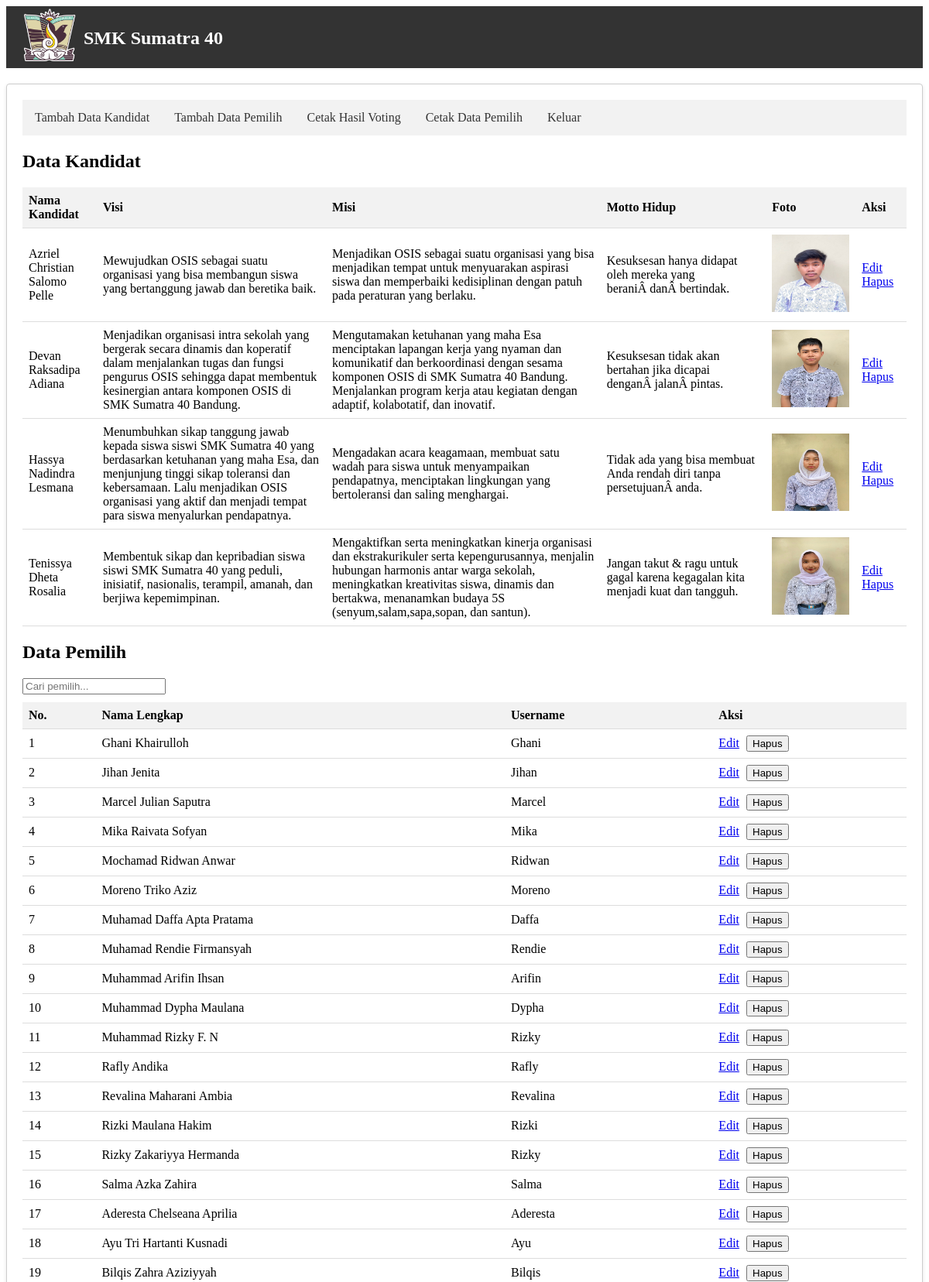
/public_html/osis/admin.php (upper part), run on the app's committed database.
### tables this page shows
CREATE TABLE `candidates` (
  `id` int(11) NOT NULL,
  `name` varchar(100) NOT NULL,
  `vision` text NOT NULL,
  `mission` text NOT NULL,
  `motto` varchar(100) NOT NULL,
  `photo` varchar(400) NOT NULL
);

CREATE TABLE `users` (
  `id` int(11) NOT NULL,
  `full_name` varchar(255) NOT NULL,
  `username` varchar(50) NOT NULL,
  `password` varchar(255) NOT NULL,
  `role` enum('admin','user') NOT NULL
);

### public_html/osis/admin.php (the view, shortened to what this page needs)
<!DOCTYPE html>
<html>
<head>
</head>
<body>
<?php
include 'config.php';
$queryCandidates = mysqli_query($conn, "SELECT * FROM candidates");
$candidates = mysqli_fetch_all($queryCandidates, MYSQLI_ASSOC);
$queryVoters = mysqli_query($conn, "SELECT * FROM users WHERE role = 'user'");
$voters = mysqli_fetch_all($queryVoters, MYSQLI_ASSOC);
?>
    <header class="header">
        <div class="header-logo">
            <img src="logo.png" alt="Logo">
        </div>
        <h1 class="header-title">SMK Sumatra 40</h1>
    </header>
    <div class="container">
        <div class="navbar">
            <ul>
                <li><a href="add_candidate.php">Tambah Data Kandidat</a></li>
                <li><a href="import_voters.php">Tambah Data Pemilih</a></li>
                <li><a href="print_results.php">Cetak Hasil Voting</a></li>
                <li><a href="print_voters.php">Cetak Data Pemilih</a></li>
                <li><a href="logout.php">Keluar</a></li>
            </ul>
        </div>
        <h2>Data Kandidat</h2>
        <table>
            <thead>
                <tr>
                    <th>Nama Kandidat</th>
                    <th>Visi</th>
                    <th>Misi</th>
                    <th>Motto Hidup</th>
                    <th>Foto</th>
                    <th>Aksi</th>
                </tr>
            </thead>
            <tbody>
                <?php foreach ($candidates as $candidate): ?>
                    <tr>
                        <td><?php echo $candidate['name']; ?></td>
                        <td><?php echo $candidate['vision']; ?></td>
                        <td><?php echo $candidate['mission']; ?></td>
                        <td><?php echo $candidate['motto']; ?></td>
                        <td><img src="photos/<?php echo $candidate['photo']; ?>" alt="Foto Kandidat" style="width: 100px; height: 100px;"></td>
                        <td class="action-buttons">
                            <a href="edit_candidate.php?id=<?php echo $candidate['id']; ?>">Edit</a>
                            <a href="delete_candidate.php?id=<?php echo $candidate['id']; ?>">Hapus</a>
                        </td>
                    </tr>
                <?php endforeach; ?>
            </tbody>
        </table>
        <h2>Data Pemilih</h2>
        <div class="search-box">
            <input type="text" id="search" name="search" placeholder="Cari pemilih...">
        </div>
        <table id="voters-table">
            <thead>
                <tr>
                    <th>No.</th>
                    <th>Nama Lengkap</th>
                    <th>Username</th>
                    <th>Aksi</th>
                </tr>
            </thead>
            <tbody>
                <?php $counter = 1; ?>
                <?php foreach ($voters as $voter): ?>
                    <tr>
                        <td class="number-column"><?php echo $counter; ?></td>
                        <td><?php echo $voter['full_name']; ?></td>
                        <td><?php echo $voter['username']; ?></td>
                        <td class="action-buttons">
                            <a href="edit_voter.php?id=<?php echo $voter['id']; ?>">Edit</a>
                            <button onclick="deleteVoter(<?php echo $voter['id']; ?>)">Hapus</button>
                        </td>
                    </tr>
                    <?php $counter++; ?>
                <?php endforeach; ?>
            </tbody>
        </table>
    </div>
</body>
</html>

### public_html/osis/admin.php (style rules this page uses)
.header { background-color: #333; height: 80px; display: flex; align-items: center; padding: 0px 20px; color: #fff; }
.header-logo img { width: 70px; height: 70px; }
.header-title { font-size: 24px; font-weight: bold; margin-left: 10px; margin-top: 20px; }
.container { margin-top: 20px; margin-bottom: 20px; padding: 20px; background-color: #fff; border: 1px solid #ccc; border-radius: 4px; box-shadow: 0 2px 5px rgba(0, 0, 0, 0.1); }
table { width: 100%; border-collapse: collapse; }
table th, table td { padding: 8px; border-bottom: 1px solid #ddd; }
table th { text-align: left; background-color: #f2f2f2; }
.action-buttons a { margin-right: 5px; }
.search-box { margin-bottom: 10px; }
.navbar { margin-bottom: 20px; }
.navbar ul { list-style-type: none; margin: 0; padding: 0; overflow: hidden; background-color: #f2f2f2; }
.navbar li { float: left; }
.navbar li a { display: block; color: #333; text-align: center; padding: 14px 16px; text-decoration: none; }

### data on the page
candidates: name "Azriel Christian Salomo Pelle", vision "Mewujudkan OSIS sebagai suatu organisasi yang bisa membangun siswa yang bertanggung jawab dan beretika baik.", mission "Menjadikan OSIS sebagai suatu organisasi yang bisa menjadikan tempat untuk menyuarakan aspirasi siswa dan memperbaiki kedisiplinan dengan patuh pada peraturan yang berlaku.", motto "Kesuksesan hanya didapat oleh mereka yang beraniÂ danÂ bertindak.", photo (picture)
candidates: name "Devan Raksadipa Adiana", vision "Menjadikan organisasi intra sekolah yang bergerak secara dinamis dan koperatif dalam menjalankan tugas dan fungsi pengurus OSIS sehingga dapat membentuk kesinergian antara komponen OSIS di SMK Sumatra 40 Bandung.", mission "Mengutamakan ketuhanan yang maha Esa menciptakan lapangan kerja yang nyaman dan komunikatif dan berkoordinasi dengan sesama komponen OSIS di SMK Sumatra 40 Bandung. Menjalankan program kerja atau kegiatan dengan adaptif, kolabotatif, dan inovatif.", motto "Kesuksesan tidak akan bertahan jika dicapai denganÂ jalanÂ pintas.", photo (picture)
candidates: name "Hassya Nadindra Lesmana", vision "Menumbuhkan sikap tanggung jawab kepada siswa siswi SMK Sumatra 40 yang berdasarkan ketuhanan yang maha Esa, dan menjunjung tinggi sikap toleransi dan kebersamaan. Lalu menjadikan OSIS organisasi yang aktif dan menjadi tempat para siswa menyalurkan pendapatnya.", mission "Mengadakan acara keagamaan, membuat satu wadah para siswa untuk menyampaikan pendapatnya, menciptakan lingkungan yang bertoleransi dan saling menghargai.", motto "Tidak ada yang bisa membuat Anda rendah diri tanpa persetujuanÂ anda.", photo (picture)
candidates: name "Tenissya Dheta Rosalia", vision "Membentuk sikap dan kepribadian siswa siswi SMK Sumatra 40 yang peduli, inisiatif, nasionalis, terampil, amanah, dan berjiwa kepemimpinan.", mission "Mengaktifkan serta meningkatkan kinerja organisasi dan ekstrakurikuler serta kepengurusannya, menjalin hubungan harmonis antar warga sekolah, meningkatkan kreativitas siswa, dinamis dan bertakwa, menanamkan budaya 5S (senyum,salam,sapa,sopan, dan santun).", motto "Jangan takut & ragu untuk gagal karena kegagalan kita menjadi kuat dan tangguh.", photo (picture)
users: full_name "Ghani Khairulloh", username "Ghani"
users: full_name "Jihan Jenita", username "Jihan"
users: full_name "Marcel Julian Saputra", username "Marcel"
users: full_name "Mika Raivata Sofyan", username "Mika"
users: full_name "Mochamad Ridwan Anwar", username "Ridwan"
users: full_name "Moreno Triko Aziz", username "Moreno"
users: full_name "Muhamad Daffa Apta Pratama", username "Daffa"
users: full_name "Muhamad Rendie Firmansyah", username "Rendie"
users: full_name "Muhammad Arifin Ihsan", username "Arifin"
users: full_name "Muhammad Dypha Maulana", username "Dypha"
users: full_name "Muhammad Rizky F. N", username "Rizky"
users: full_name "Rafly Andika", username "Rafly"
users: full_name "Revalina Maharani Ambia", username "Revalina"
users: full_name "Rizki Maulana Hakim", username "Rizki"
users: full_name "Rizky Zakariyya Hermanda", username "Rizky"
users: full_name "Salma Azka Zahira", username "Salma"
users: full_name "Aderesta Chelseana Aprilia", username "Aderesta"
users: full_name "Ayu Tri Hartanti Kusnadi", username "Ayu"
users: full_name "Bilqis Zahra Aziziyyah", username "Bilqis"
